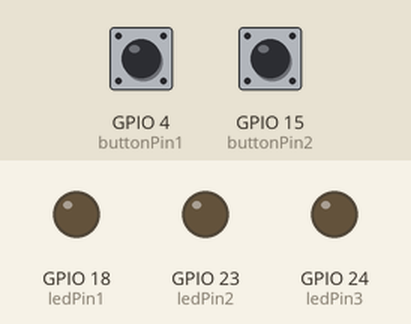
The program below on a simulated Raspberry Pi (BCM pin numbers). On the bench: output pins drawn as LEDs (lit = HIGH). The inputs (shaded band) are chosen by the test bench; at power-on: GPIO 4 (buttonPin1) LOW, GPIO 15 (buttonPin2) LOW.

Above: at 1.2 s.
1.3 s: GPIO 4 (buttonPin1) pulled HIGH for 0.15 s
At 1.8 s:
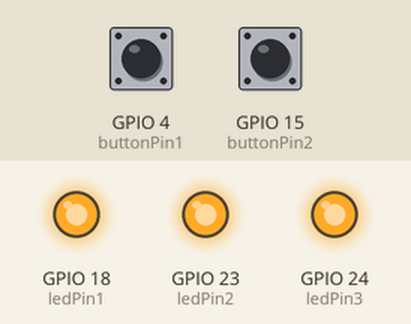
2.9 s: GPIO 15 (buttonPin2) pulled HIGH for 0.15 s
At 4.1 s:
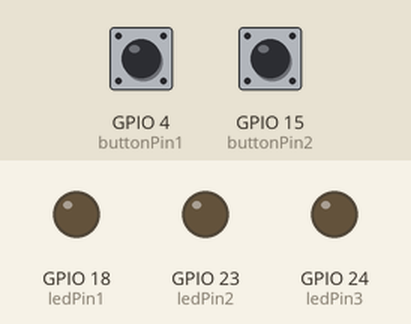
4.5 s: GPIO 4 (buttonPin1) pulled HIGH for 1 s
At 5.5 s:
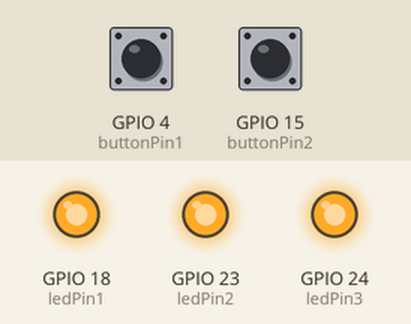
Timing chart, 0 to 7.5 s (numbered marks = the images above; inputs shaded):
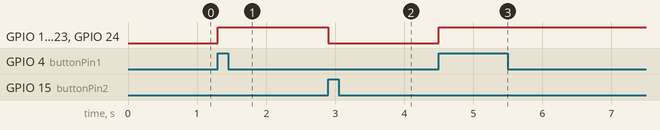

The program:

B6_test.py
```python
#Imamo dva tastera i 3 led-a
#ako pritisnemo jedan taster ukljuci se svaki led
#ako pritisnemo drugi iskljuce se ledovi

import RPi.GPIO as GPIO
import time

buttonPin1 = 4
buttonPin2 = 15
ledPin1 = 18
ledPin2 = 23
ledPin3 = 24


GPIO.setmode(GPIO.BCM)
GPIO.setwarnings(False)
GPIO.setup(ledPin1,GPIO.OUT)
GPIO.setup(ledPin2,GPIO.OUT)
GPIO.setup(ledPin3,GPIO.OUT)

GPIO.setup(buttonPin1,GPIO.IN)
GPIO.setup(buttonPin2,GPIO.IN)


def button1_callback(buttonPin1):
    GPIO.output(ledPin1, GPIO.HIGH)
    GPIO.output(ledPin2, GPIO.HIGH)
    GPIO.output(ledPin3, GPIO.HIGH)


def button2_callback(buttonPin2):
    GPIO.output(ledPin1, GPIO.LOW)
    GPIO.output(ledPin2, GPIO.LOW)
    GPIO.output(ledPin3, GPIO.LOW)

GPIO.add_event_detect(buttonPin1, GPIO.RISING, callback = button1_callback, bouncetime = 700)
GPIO.add_event_detect(buttonPin2, GPIO.RISING, callback = button2_callback, bouncetime = 700)


while True:
    time.sleep(0.01)
```

Measured:
- after the input at 1.3 s, GPIO 18 (ledPin1), GPIO 23 (ledPin2), GPIO 24 (ledPin3): LOW → HIGH at once
- after the input at 2.9 s, GPIO 18 (ledPin1), GPIO 23 (ledPin2), GPIO 24 (ledPin3): HIGH → LOW at once
- after the input at 4.5 s, GPIO 18 (ledPin1), GPIO 23 (ledPin2), GPIO 24 (ledPin3): LOW → HIGH at once
